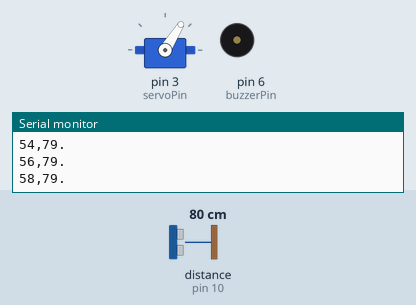
This sketch was run on a simulated Arduino Uno, built with avr-gcc and run on an emulated ATmega328P. On the bench: servo, buzzer (waves = sounding), the last lines printed to the serial monitor. Wiring (inferred from the names in the program): ultrasonic range finder: trigger pin 9; echo pin 10. Inputs (shaded band) come from the test bench; at power-on: distance to the obstacle (sensor on pin 10) 80 cm. The echo pulse lasts 58.3 µs per cm.

Above: at 1.2 s.
1.3 s: distance to the obstacle (sensor on pin 10) set to 35 cm
At 1.75 s:
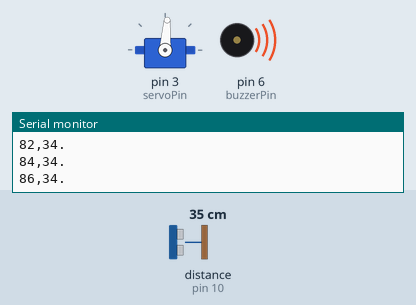
4.3 s: distance to the obstacle (sensor on pin 10) set to 120 cm
At 5.0 s:
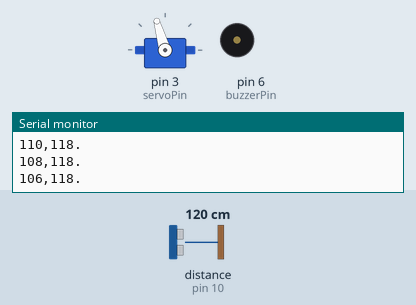
7.3 s: distance to the obstacle (sensor on pin 10) set to 2 cm
At 7.78 s:
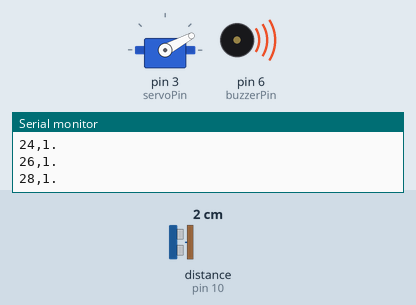
10.3 s: distance to the obstacle (sensor on pin 10) set to 250 cm
At 11.4 s:
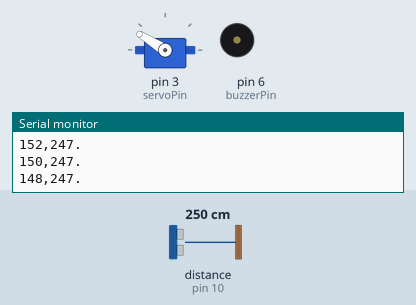
13.3 s: distance to the obstacle (sensor on pin 10) set to 60 cm
16.3 s: distance to the obstacle (sensor on pin 10) set to 299 cm
Timing chart, 0 to 20.3 s (numbered marks = the images above; inputs shaded):
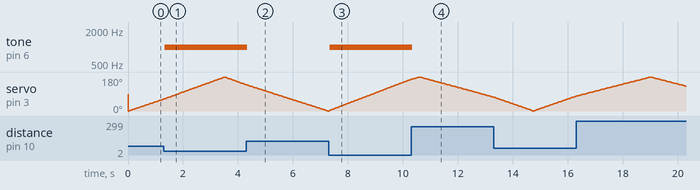

Measured:
- after the input at 1.3 s, tone on pin 6 (buzzerPin): silent → 1000 Hz at once
- after the input at 4.3 s, tone on pin 6 (buzzerPin): 1000 Hz → silent at once
- after the input at 7.3 s, tone on pin 6 (buzzerPin): silent → 1000 Hz at once
- after the input at 10.3 s, tone on pin 6 (buzzerPin): 1000 Hz → silent at once
- by itself, servo on pin 3 (servoPin): rises from 78° to 180° in 2.7 s, then falls to 132° in 1.3 s

The sketch:

object_detection_radar.ino
```cpp
#include <Servo.h>

Servo myServo;

#define trigPin 9
#define echoPin 10
#define servoPin 3
#define buzzerPin 6

int angle = 0;
int stepAngle = 2;

// ---------------------------
// Distance Function
// ---------------------------
long getDistance() {
  digitalWrite(trigPin, LOW);
  delayMicroseconds(2);

  digitalWrite(trigPin, HIGH);
  delayMicroseconds(10);

  digitalWrite(trigPin, LOW);

  long duration = pulseIn(echoPin, HIGH, 30000);
  if (duration == 0) return 500;  // No object

  long distance = duration * 0.034 / 2;
  return distance;
}

// ---------------------------
// Setup
// ---------------------------
void setup() {
  Serial.begin(9600);

  pinMode(trigPin, OUTPUT);
  pinMode(echoPin, INPUT);
  pinMode(buzzerPin, OUTPUT);

  myServo.attach(servoPin);
}

// ---------------------------
// Loop
// ---------------------------
void loop() {

  long d = getDistance();

  // >>> Serial output for Processing Radar <<<
  Serial.print(angle);
  Serial.print(",");
  Serial.print(d);
  Serial.println(".");

  // >>> Passive Buzzer Sound <<<
  if (d <= 50) tone(buzzerPin, 1000);  // constant tone for passive buzzer
  else noTone(buzzerPin);

  // >>> Servo Sweep <<<
  myServo.write(angle);
  angle += stepAngle;

  if (angle >= 180 || angle <= 0) {
    stepAngle = -stepAngle;
  }

  delay(35);
}
```
